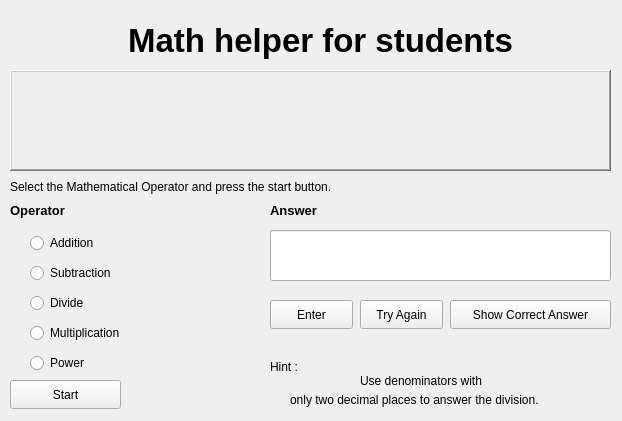
<?xml version="1.0" encoding="UTF-8"?>
<ui version="4.0">
 <class>Widget</class>
 <widget class="QWidget" name="Widget">
  <property name="geometry">
   <rect>
    <x>0</x>
    <y>0</y>
    <width>622</width>
    <height>421</height>
   </rect>
  </property>
  <property name="windowTitle">
   <string>Widget</string>
  </property>
  <widget class="QLabel" name="label_01">
   <property name="geometry">
    <rect>
     <x>10</x>
     <y>10</y>
     <width>621</width>
     <height>61</height>
    </rect>
   </property>
   <property name="font">
    <font>
     <pointsize>25</pointsize>
     <bold>true</bold>
    </font>
   </property>
   <property name="text">
    <string>Math helper for students</string>
   </property>
   <property name="alignment">
    <set>Qt::AlignCenter</set>
   </property>
  </widget>
  <widget class="QLabel" name="label_02">
   <property name="geometry">
    <rect>
     <x>10</x>
     <y>200</y>
     <width>81</width>
     <height>20</height>
    </rect>
   </property>
   <property name="font">
    <font>
     <pointsize>10</pointsize>
     <bold>true</bold>
    </font>
   </property>
   <property name="text">
    <string>Operator</string>
   </property>
  </widget>
  <widget class="QRadioButton" name="add_button">
   <property name="geometry">
    <rect>
     <x>30</x>
     <y>230</y>
     <width>112</width>
     <height>26</height>
    </rect>
   </property>
   <property name="text">
    <string>Addition</string>
   </property>
  </widget>
  <widget class="QRadioButton" name="Sub_button">
   <property name="geometry">
    <rect>
     <x>30</x>
     <y>260</y>
     <width>112</width>
     <height>26</height>
    </rect>
   </property>
   <property name="text">
    <string>Subtraction</string>
   </property>
  </widget>
  <widget class="QRadioButton" name="div_button">
   <property name="geometry">
    <rect>
     <x>30</x>
     <y>290</y>
     <width>112</width>
     <height>26</height>
    </rect>
   </property>
   <property name="text">
    <string>Divide</string>
   </property>
  </widget>
  <widget class="QRadioButton" name="mul_button">
   <property name="geometry">
    <rect>
     <x>30</x>
     <y>320</y>
     <width>112</width>
     <height>26</height>
    </rect>
   </property>
   <property name="text">
    <string>Multiplication</string>
   </property>
  </widget>
  <widget class="QRadioButton" name="pow_button">
   <property name="geometry">
    <rect>
     <x>30</x>
     <y>350</y>
     <width>112</width>
     <height>26</height>
    </rect>
   </property>
   <property name="text">
    <string>Power</string>
   </property>
  </widget>
  <widget class="QPushButton" name="Start_button">
   <property name="geometry">
    <rect>
     <x>10</x>
     <y>380</y>
     <width>111</width>
     <height>29</height>
    </rect>
   </property>
   <property name="text">
    <string>Start</string>
   </property>
  </widget>
  <widget class="QLabel" name="label">
   <property name="geometry">
    <rect>
     <x>10</x>
     <y>180</y>
     <width>401</width>
     <height>21</height>
    </rect>
   </property>
   <property name="text">
    <string>Select the Mathematical Operator and press the start button.</string>
   </property>
   <property name="alignment">
    <set>Qt::AlignLeading|Qt::AlignLeft|Qt::AlignTop</set>
   </property>
  </widget>
  <widget class="QPushButton" name="show_correct_answer_button">
   <property name="geometry">
    <rect>
     <x>450</x>
     <y>300</y>
     <width>161</width>
     <height>29</height>
    </rect>
   </property>
   <property name="text">
    <string>Show Correct Answer</string>
   </property>
  </widget>
  <widget class="QLineEdit" name="lineEdit">
   <property name="geometry">
    <rect>
     <x>270</x>
     <y>230</y>
     <width>341</width>
     <height>51</height>
    </rect>
   </property>
   <property name="font">
    <font>
     <pointsize>20</pointsize>
    </font>
   </property>
  </widget>
  <widget class="QLabel" name="label_2">
   <property name="geometry">
    <rect>
     <x>270</x>
     <y>200</y>
     <width>63</width>
     <height>20</height>
    </rect>
   </property>
   <property name="font">
    <font>
     <pointsize>10</pointsize>
     <bold>true</bold>
    </font>
   </property>
   <property name="text">
    <string>Answer</string>
   </property>
  </widget>
  <widget class="QPushButton" name="Enter_Button">
   <property name="geometry">
    <rect>
     <x>270</x>
     <y>300</y>
     <width>83</width>
     <height>29</height>
    </rect>
   </property>
   <property name="text">
    <string>Enter</string>
   </property>
  </widget>
  <widget class="QPushButton" name="Tryagain_Button">
   <property name="geometry">
    <rect>
     <x>360</x>
     <y>300</y>
     <width>83</width>
     <height>29</height>
    </rect>
   </property>
   <property name="text">
    <string>Try Again</string>
   </property>
  </widget>
  <widget class="QLabel" name="label_3">
   <property name="geometry">
    <rect>
     <x>10</x>
     <y>70</y>
     <width>601</width>
     <height>101</height>
    </rect>
   </property>
   <property name="font">
    <font>
     <pointsize>30</pointsize>
     <bold>false</bold>
    </font>
   </property>
   <property name="autoFillBackground">
    <bool>false</bool>
   </property>
   <property name="frameShape">
    <enum>QFrame::WinPanel</enum>
   </property>
   <property name="frameShadow">
    <enum>QFrame::Raised</enum>
   </property>
   <property name="lineWidth">
    <number>0</number>
   </property>
   <property name="midLineWidth">
    <number>0</number>
   </property>
   <property name="text">
    <string/>
   </property>
  </widget>
  <widget class="QLabel" name="label_4">
   <property name="geometry">
    <rect>
     <x>270</x>
     <y>360</y>
     <width>41</width>
     <height>21</height>
    </rect>
   </property>
   <property name="text">
    <string>Hint :</string>
   </property>
   <property name="alignment">
    <set>Qt::AlignLeading|Qt::AlignLeft|Qt::AlignTop</set>
   </property>
  </widget>
  <widget class="QLabel" name="label_5">
   <property name="geometry">
    <rect>
     <x>360</x>
     <y>370</y>
     <width>171</width>
     <height>21</height>
    </rect>
   </property>
   <property name="text">
    <string>Use denominators with </string>
   </property>
  </widget>
  <widget class="QLabel" name="label_6">
   <property name="geometry">
    <rect>
     <x>290</x>
     <y>390</y>
     <width>321</width>
     <height>20</height>
    </rect>
   </property>
   <property name="text">
    <string>only two decimal places to answer the division.</string>
   </property>
  </widget>
 </widget>
 <resources/>
 <connections/>
</ui>
